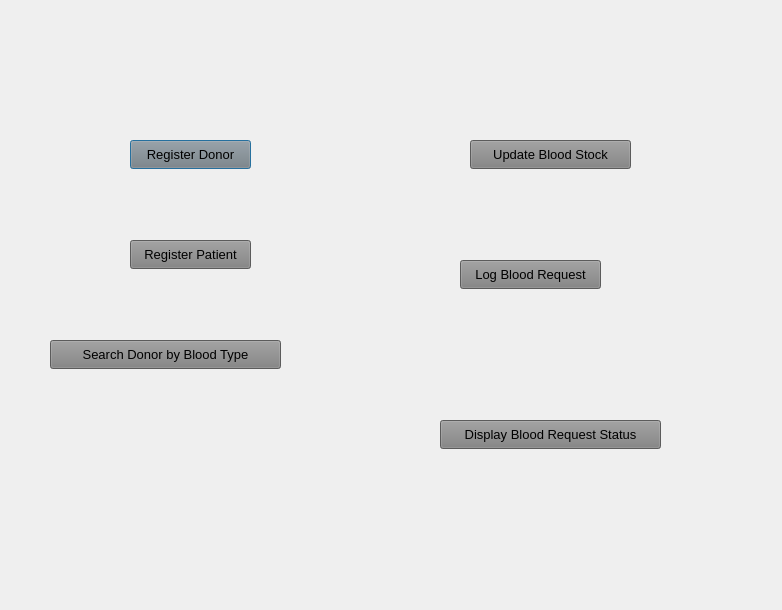
<?xml version="1.0" encoding="UTF-8"?>
<ui version="4.0">
 <class>optionsdialog</class>
 <widget class="QDialog" name="optionsdialog">
  <property name="geometry">
   <rect>
    <x>0</x>
    <y>0</y>
    <width>782</width>
    <height>610</height>
   </rect>
  </property>
  <property name="windowTitle">
   <string>Dialog</string>
  </property>
  <property name="styleSheet">
   <string notr="true">QPushButton{
font-size:13px;
background: light gray;
color:black;
}</string>
  </property>
  <widget class="QPushButton" name="pushButton">
   <property name="geometry">
    <rect>
     <x>130</x>
     <y>140</y>
     <width>121</width>
     <height>29</height>
    </rect>
   </property>
   <property name="text">
    <string>Register Donor</string>
   </property>
  </widget>
  <widget class="QPushButton" name="pushButton_2">
   <property name="geometry">
    <rect>
     <x>130</x>
     <y>240</y>
     <width>121</width>
     <height>29</height>
    </rect>
   </property>
   <property name="text">
    <string>Register Patient</string>
   </property>
  </widget>
  <widget class="QPushButton" name="pushButton_3">
   <property name="geometry">
    <rect>
     <x>50</x>
     <y>340</y>
     <width>231</width>
     <height>29</height>
    </rect>
   </property>
   <property name="text">
    <string>Search Donor by Blood Type</string>
   </property>
  </widget>
  <widget class="QPushButton" name="pushButton_4">
   <property name="geometry">
    <rect>
     <x>470</x>
     <y>140</y>
     <width>161</width>
     <height>29</height>
    </rect>
   </property>
   <property name="text">
    <string>Update Blood Stock</string>
   </property>
  </widget>
  <widget class="QPushButton" name="pushButton_5">
   <property name="geometry">
    <rect>
     <x>460</x>
     <y>260</y>
     <width>141</width>
     <height>29</height>
    </rect>
   </property>
   <property name="text">
    <string>Log Blood Request</string>
   </property>
  </widget>
  <widget class="QPushButton" name="pushButton_6">
   <property name="geometry">
    <rect>
     <x>440</x>
     <y>420</y>
     <width>221</width>
     <height>29</height>
    </rect>
   </property>
   <property name="text">
    <string>Display Blood Request Status</string>
   </property>
  </widget>
 </widget>
 <resources/>
 <connections/>
</ui>
